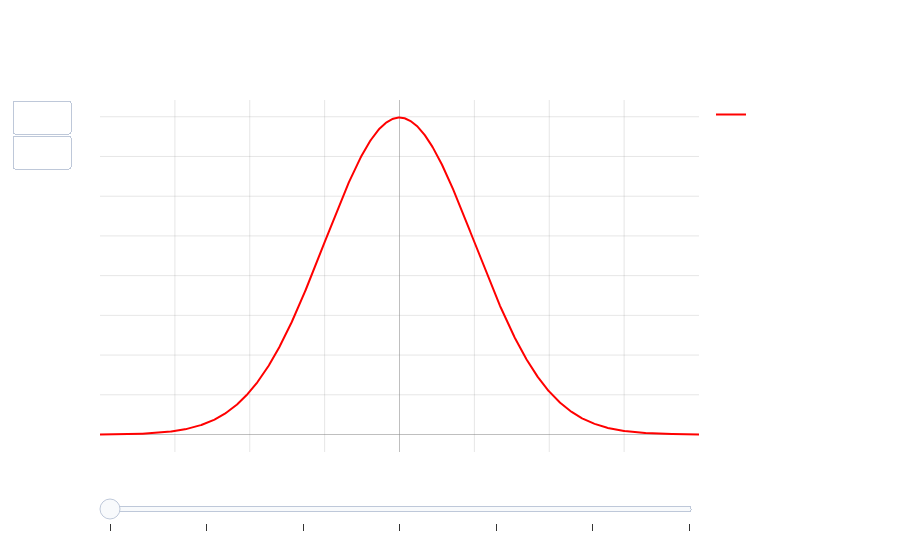

Write notebook code for a chart like this one.
### Markdown cell above
#### <u>Random Variables</u>

Random variables $X$ are characterized fully by their probability mass or density function, or cumulative distribution function.

It is often confusing to students as $X$ seems like a traditional variable when in reality it is a *distribution* defined by $D$.

Different draws from $X$ will yield different values but drawing *a lot* of values and plotting a histogram will yield the distribution $D$ that governs the randomness of $X$.

*Remark:* Different types of convergence exist in probability theory - convergence in distribution (weakest), convergence in probability (stronger), and almost sure convergence (strongest). Each describes how random variables approach a limit in different ways.

### Code cell
import numpy as np
import plotly.graph_objects as go
from plotly.subplots import make_subplots
from scipy import stats

# Set random seed for reproducibility
np.random.seed(42)

# Generate theoretical normal distribution points
x = np.linspace(-4, 4, 1000)  # Increased points for smoother curve
theoretical_dist = stats.norm.pdf(x)

# Create figure
fig = go.Figure()

# Initialize with empty histogram
fig.add_trace(
    go.Histogram(
        x=[],
        histnorm='probability density',
        name='Empirical Distribution',
        nbinsx=50,  # Increased number of bins
        opacity=0.7
    )
)

# Add theoretical distribution line
fig.add_trace(
    go.Scatter(
        x=x,
        y=theoretical_dist,
        name='Theoretical Distribution',
        line=dict(color='red')
    )
)

# Create frames for animation
frames = []
sample_sizes = [10, 50, 100, 500, 1000, 5000, 10000]  # Added more samples

for n in sample_sizes:
    # Generate samples
    samples = np.random.normal(0, 1, n)
    
    frame = go.Frame(
        data=[
            go.Histogram(
                x=samples,
                histnorm='probability density',
                name='Empirical Distribution',
                nbinsx=50,  # Increased number of bins
                opacity=0.7
            ),
            go.Scatter(
                x=x,
                y=theoretical_dist,
                name='Theoretical Distribution',
                line=dict(color='red')
            )
        ],
        name=f'n={n}'
    )
    frames.append(frame)

fig.frames = frames

# Add buttons and sliders with dark mode styling
fig.update_layout(
    title='Empirical Convergence',
    xaxis_title='Value',
    yaxis_title='Density',
    showlegend=True,
    plot_bgcolor='rgba(0,0,0,0)',  # Transparent background
    paper_bgcolor='rgba(0,0,0,0)',  # Transparent paper
    font=dict(color='white'),  # White text
    updatemenus=[{
        'type': 'buttons',
        'showactive': False,
        'buttons': [
            {'label': 'Play',
             'method': 'animate',
             'args': [None, {'frame': {'duration': 1000, 'redraw': True},
                            'fromcurrent': True}]},
            {'label': 'Pause',
             'method': 'animate',
             'args': [[None], {'frame': {'duration': 0, 'redraw': False},
                              'mode': 'immediate',
                              'transition': {'duration': 0}}]}
        ]
    }],
    sliders=[{
        'currentvalue': {'prefix': 'Sample Size: ', 'font': {'color': 'white'}},
        'steps': [
            {'label': str(n),
             'method': 'animate',
             'args': [[f'n={n}'], {'frame': {'duration': 0, 'redraw': True},
                                  'mode': 'immediate',
                                  'transition': {'duration': 0}}]}
            for n in sample_sizes
        ]
    }]
)

# Update axes for dark mode
fig.update_xaxes(showgrid=True, gridwidth=1, gridcolor='rgba(128,128,128,0.2)',
                 zeroline=True, zerolinewidth=1, zerolinecolor='rgba(128,128,128,0.5)')
fig.update_yaxes(showgrid=True, gridwidth=1, gridcolor='rgba(128,128,128,0.2)',
                 zeroline=True, zerolinewidth=1, zerolinecolor='rgba(128,128,128,0.5)')

fig.show()

### Figure 1 — Plotly figure (JSON) as saved in the notebook; plotly's stock layout.template omitted (floating-point values rounded to 4 significant figures; data arrays with more than 128 entries replaced by an {"elided": "..."} marker saying what was removed)
{"data": [{"histnorm": "probability density", "name": "Empirical Distribution", "nbinsx": 50, "opacity": 0.7, "type": "histogram", "x": []}, {"line": {"color": "red"}, "name": "Theoretical Distribution", "type": "scatter", "x": {"elided": "1000 float values"}, "y": {"elided": "1000 float values"}}], "layout": {"font": {"color": "white"}, "paper_bgcolor": "rgba(0,0,0,0)", "plot_bgcolor": "rgba(0,0,0,0)", "showlegend": true, "sliders": [{"currentvalue": {"font": {"color": "white"}, "prefix": "Sample Size: "}, "steps": [{"args": [["n=10"], {"frame": {"duration": 0, "redraw": true}, "mode": "immediate", "transition": {"duration": 0}}], "label": "10", "method": "animate"}, {"args": [["n=50"], {"frame": {"duration": 0, "redraw": true}, "mode": "immediate", "transition": {"duration": 0}}], "label": "50", "method": "animate"}, {"args": [["n=100"], {"frame": {"duration": 0, "redraw": true}, "mode": "immediate", "transition": {"duration": 0}}], "label": "100", "method": "animate"}, {"args": [["n=500"], {"frame": {"duration": 0, "redraw": true}, "mode": "immediate", "transition": {"duration": 0}}], "label": "500", "method": "animate"}, {"args": [["n=1000"], {"frame": {"duration": 0, "redraw": true}, "mode": "immediate", "transition": {"duration": 0}}], "label": "1000", "method": "animate"}, {"args": [["n=5000"], {"frame": {"duration": 0, "redraw": true}, "mode": "immediate", "transition": {"duration": 0}}], "label": "5000", "method": "animate"}, {"args": [["n=10000"], {"frame": {"duration": 0, "redraw": true}, "mode": "immediate", "transition": {"duration": 0}}], "label": "10000", "method": "animate"}]}], "title": {"text": "Empirical Convergence"}, "updatemenus": [{"buttons": [{"args": [null, {"frame": {"duration": 1000, "redraw": true}, "fromcurrent": true}], "label": "Play", "method": "animate"}, {"args": [[null], {"frame": {"duration": 0, "redraw": false}, "mode": "immediate", "transition": {"duration": 0}}], "label": "Pause", "method": "animate"}], "showactive": false, "type": "buttons"}], "xaxis": {"gridcolor": "rgba(128,128,128,0.2)", "gridwidth": 1, "showgrid": true, "title": {"text": "Value"}, "zeroline": true, "zerolinecolor": "rgba(128,128,128,0.5)", "zerolinewidth": 1}, "yaxis": {"gridcolor": "rgba(128,128,128,0.2)", "gridwidth": 1, "showgrid": true, "title": {"text": "Density"}, "zeroline": true, "zerolinecolor": "rgba(128,128,128,0.5)", "zerolinewidth": 1}}}
